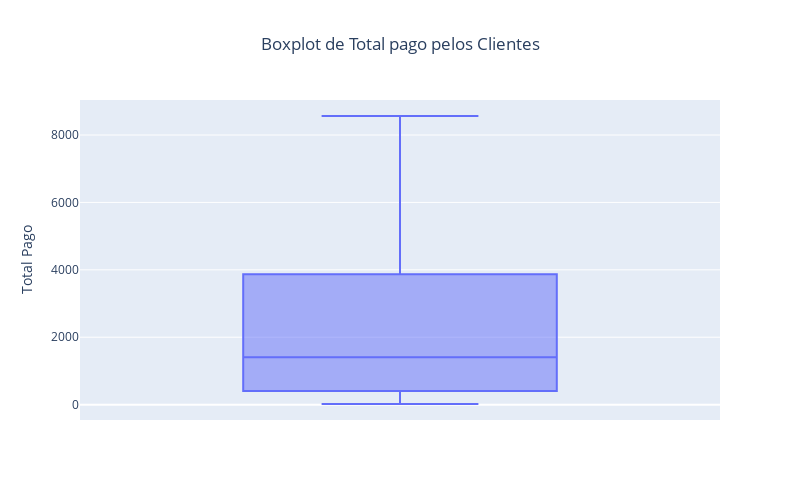

The cell this chart's notebook holds for it:
### Code cell
# Criando o boxplot para a coluna 'Total_Pago'
fig = px.box(df, y='Total_Pago', title='Boxplot de Total pago pelos Clientes')

# Personalizações no layout
fig.update_layout(
    yaxis_title='Total Pago',
    title_x=0.5,
    width=800,
    height=500
)

# Exibindo o gráfico
fig.show()

### Figure 1 — Plotly figure (JSON) as saved in the notebook; plotly's stock layout.template omitted (floating-point values rounded to 4 significant figures; data arrays with more than 128 entries replaced by an {"elided": "..."} marker saying what was removed)
{"data": [{"alignmentgroup": "True", "hovertemplate": "Total_Pago=%{y}<extra></extra>", "legendgroup": "", "marker": {"color": "#636efa"}, "name": "", "notched": false, "offsetgroup": "", "orientation": "v", "showlegend": false, "type": "box", "x0": " ", "xaxis": "x", "y": {"elided": "2477 float values"}, "y0": " ", "yaxis": "y"}], "layout": {"boxmode": "group", "height": 500, "legend": {"tracegroupgap": 0}, "title": {"text": "Boxplot de Total pago pelos Clientes", "x": 0.5}, "width": 800, "xaxis": {"anchor": "y", "autorange": true, "domain": [0, 1], "range": [-0.5, 0.5], "type": "category"}, "yaxis": {"anchor": "x", "autorange": true, "domain": [0, 1], "range": [-456.0, 9040.0], "title": {"text": "Total Pago"}, "type": "linear"}}}
